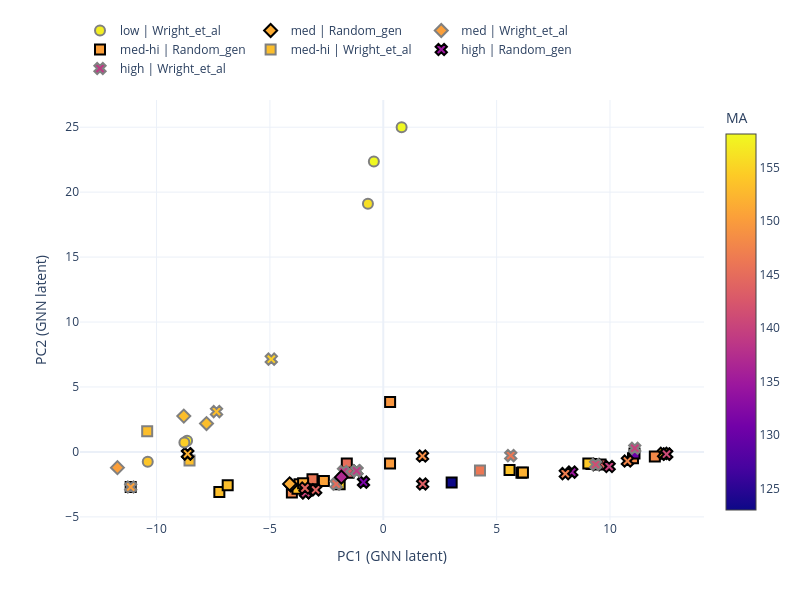

Source (notebook cell):
### Code cell
pca_plot_cont(plot_df_ss, 'MA', model_name, save_name=save_name+"_ss", save=save)

### Figure 1 — Plotly figure (JSON) as saved in the notebook; plotly's stock layout.template omitted (floating-point values rounded to 4 significant figures; data arrays with more than 128 entries replaced by an {"elided": "..."} marker saying what was removed)
{"data": [{"customdata": {"elided": "24x7 mixed values"}, "hovertemplate": "Comp: %{customdata[0]}<br>RA: %{customdata[1]}<br>RB: %{customdata[2]}<br>MA: %{customdata[3]}<br>MB: %{customdata[4]}<br>Entropy_conf: %{customdata[5]}<br>TC: %{customdata[6]}", "legendrank": 3, "marker": {"cmax": 158.2, "cmin": 123.0, "color": [150.4, 153.3, 153.2, 151.0, 154.9, 148.1, 146.1, 147.7, 145.2, 150.7, 148.2, 153.4, 149.4, 130.1, 149.9, 142.7, 145.0, 151.9, 123.0, 151.2, 154.1, 150.6, 153.6, 143.9], "colorbar": {"title": {"text": "MA"}}, "colorscale": [[0, "#0d0887"], [0.1111, "#46039f"], [0.2222, "#7201a8"], [0.3333, "#9c179e"], [0.4444, "#bd3786"], [0.5556, "#d8576b"], [0.6667, "#ed7953"], [0.7778, "#fb9f3a"], [0.8889, "#fdca26"], [1, "#f0f921"]], "line": {"color": "black", "width": 2}, "size": 10, "symbol": "square"}, "mode": "markers", "name": "med-hi | Random_gen", "showlegend": true, "type": "scatter", "x": [-11.14, -7.23, -6.862, 6.096, -1.923, 11.98, -3.123, -4.031, -1.609, -3.695, 11.01, -3.784, 0.3014, 11.08, 0.2984, -1.532, 9.182, 6.161, 3.016, -3.536, 9.045, -2.619, 5.569, 9.583], "y": [-2.702, -3.092, -2.557, -1.607, -2.482, -0.3543, -2.103, -3.121, -0.8901, -2.48, -0.4934, -2.841, 3.841, -0.1194, -0.884, -1.594, -0.9225, -1.582, -2.347, -2.406, -0.8918, -2.246, -1.398, -0.9592]}, {"customdata": [["(Sm1/3Gd1/3Eu1/3)2(Zr1/2Hf1/2)2O7", 1.066, 0.715, 153.2, 134.9, 1.8, 1.97], ["(Sm1/3Gd1/3Eu1/3)2(Zr1/12Hf1/12Sn1/12Ti3/4)2O7", 1.066, 0.6304, 153.2, 68.27, 1.931, 1.9], ["(La1/7Nd1/7Sm1/7Gd1/7Eu1/7Pr1/7Ce1/7)2(Zr1/2Hf1/2)2O7", 1.081, 0.715, 146.2, 134.9, 2.57, 1.97]], "hovertemplate": "Comp: %{customdata[0]}<br>RA: %{customdata[1]}<br>RB: %{customdata[2]}<br>MA: %{customdata[3]}<br>MB: %{customdata[4]}<br>Entropy_conf: %{customdata[5]}<br>TC: %{customdata[6]}", "legendrank": 3, "marker": {"cmax": 158.2, "cmin": 123.0, "color": [153.2, 153.2, 146.2], "colorscale": [[0, "#0d0887"], [0.1111, "#46039f"], [0.2222, "#7201a8"], [0.3333, "#9c179e"], [0.4444, "#bd3786"], [0.5556, "#d8576b"], [0.6667, "#ed7953"], [0.7778, "#fb9f3a"], [0.8889, "#fdca26"], [1, "#f0f921"]], "line": {"color": "gray", "width": 2}, "size": 10, "symbol": "square"}, "mode": "markers", "name": "med-hi | Wright_et_al", "showlegend": true, "type": "scatter", "x": [-8.546, -10.41, 4.265], "y": [-0.6542, 1.591, -1.424]}, {"customdata": {"elided": "19x7 mixed values"}, "hovertemplate": "Comp: %{customdata[0]}<br>RA: %{customdata[1]}<br>RB: %{customdata[2]}<br>MA: %{customdata[3]}<br>MB: %{customdata[4]}<br>Entropy_conf: %{customdata[5]}<br>TC: %{customdata[6]}", "legendrank": 4, "marker": {"cmax": 158.2, "cmin": 123.0, "color": [134.8, 140.9, 143.5, 152.8, 140.1, 140.9, 140.1, 147.0, 138.9, 140.1, 144.0, 140.0, 154.3, 131.5, 152.0, 148.4, 147.8, 152.0, 144.2], "colorscale": [[0, "#0d0887"], [0.1111, "#46039f"], [0.2222, "#7201a8"], [0.3333, "#9c179e"], [0.4444, "#bd3786"], [0.5556, "#d8576b"], [0.6667, "#ed7953"], [0.7778, "#fb9f3a"], [0.8889, "#fdca26"], [1, "#f0f921"]], "line": {"color": "black", "width": 2}, "size": 10, "symbol": "x"}, "mode": "markers", "name": "high | Random_gen", "showlegend": true, "type": "scatter", "x": [8.314, 12.49, 1.737, 12.37, -3.421, 12.49, -3.421, 8.03, -1.173, -3.421, -2.98, 9.964, 9.397, -0.8724, -8.631, 1.729, 10.77, -8.631, -3.453], "y": [-1.553, -0.1722, -2.469, -0.112, -3.143, -0.1722, -3.143, -1.675, -1.456, -3.143, -2.923, -1.125, -0.9741, -2.327, -0.1495, -0.3176, -0.7024, -0.1495, -2.779]}, {"customdata": [["La2Zr2O7", 1.16, 0.72, 138.9, 91.22, 0.1713, 2.14], ["Sm2Zr2O7", 1.079, 0.72, 150.4, 91.22, 0.1713, 2.04], ["La2(Zr1/2Hf1/2)2O7", 1.16, 0.715, 138.9, 134.9, 0.8014, 2.29], ["(La1/2Pr1/2)2(Zr1/3Hf1/3Sn1/3)2O7", 1.06, 0.7067, 139.9, 129.5, 1.8, 2.24], ["(Gd1/2Eu1/2)2(Zr1/3Hf1/3Sn1/3)2O7", 1.06, 0.7067, 154.6, 129.5, 1.8, 2.24], ["(La1/3Nd1/3Pr1/3)2(Zr1/2Hf1/2)2O7", 1.076, 0.715, 141.4, 134.9, 1.8, 2.16], ["(Sm1/3Gd1/3Eu1/3)2(Zr1/3Hf1/3Sn1/3)2O7", 1.066, 0.7067, 153.2, 129.5, 2.169, 2.21], ["(La1/5Nd1/5Sm1/5Eu1/5Ce1/5)2Zr2O7", 1.111, 0.72, 145.1, 91.22, 1.634, 2.06], ["(La1/7Nd1/7Sm1/7Gd1/7Eu1/7Pr1/7Ce1/7)2(Zr1/3Hf1/3Sn1/3)2O7", 1.081, 0.7067, 146.2, 129.5, 2.939, 2.02]], "hovertemplate": "Comp: %{customdata[0]}<br>RA: %{customdata[1]}<br>RB: %{customdata[2]}<br>MA: %{customdata[3]}<br>MB: %{customdata[4]}<br>Entropy_conf: %{customdata[5]}<br>TC: %{customdata[6]}", "legendrank": 4, "marker": {"cmax": 158.2, "cmin": 123.0, "color": [138.9, 150.4, 138.9, 139.9, 154.6, 141.4, 153.2, 145.1, 146.2], "colorscale": [[0, "#0d0887"], [0.1111, "#46039f"], [0.2222, "#7201a8"], [0.3333, "#9c179e"], [0.4444, "#bd3786"], [0.5556, "#d8576b"], [0.6667, "#ed7953"], [0.7778, "#fb9f3a"], [0.8889, "#fdca26"], [1, "#f0f921"]], "line": {"color": "gray", "width": 2}, "size": 10, "symbol": "x"}, "mode": "markers", "name": "high | Wright_et_al", "showlegend": true, "type": "scatter", "x": [-1.173, -11.14, -1.754, 11.09, -4.94, 9.365, -7.356, -2.077, 5.622], "y": [-1.456, -2.702, -1.508, 0.2856, 7.141, -0.9682, 3.107, -2.475, -0.2838]}, {"customdata": [["*Gd1.33Ce0.67Zr2.00O7.00", 1.083, 0.72, 151.5, 91.22, 0.7499, 1.771], ["*Gd1.33Ce0.67Zr2.00O7.00", 1.083, 0.72, 151.5, 91.22, 0.7499, 1.773], ["*La0.56Gd1.00Y0.44Zr2.00O7.00", 1.075, 0.72, 137.0, 91.22, 1.114, 1.798]], "hovertemplate": "Comp: %{customdata[0]}<br>RA: %{customdata[1]}<br>RB: %{customdata[2]}<br>MA: %{customdata[3]}<br>MB: %{customdata[4]}<br>Entropy_conf: %{customdata[5]}<br>TC: %{customdata[6]}", "legendrank": 2, "marker": {"cmax": 158.2, "cmin": 123.0, "color": [151.5, 151.5, 137.0], "colorscale": [[0, "#0d0887"], [0.1111, "#46039f"], [0.2222, "#7201a8"], [0.3333, "#9c179e"], [0.4444, "#bd3786"], [0.5556, "#d8576b"], [0.6667, "#ed7953"], [0.7778, "#fb9f3a"], [0.8889, "#fdca26"], [1, "#f0f921"]], "line": {"color": "black", "width": 2}, "size": 10, "symbol": "diamond"}, "mode": "markers", "name": "med | Random_gen", "showlegend": true, "type": "scatter", "x": [-4.077, -4.131, -1.846], "y": [-2.551, -2.46, -1.94]}, {"customdata": [["Sm2(Zr1/4Hf1/4Sn1/4Ti1/4)2O7", 1.079, 0.6813, 150.4, 109.1, 1.432, 1.73], ["(Sm1/3Gd1/3Eu1/3)2(Zr1/4Hf1/4Sn1/4Ti1/4)2O7", 1.066, 0.6813, 153.2, 109.1, 2.43, 1.67], ["(Sm1/3Gd1/3Eu1/3)2(Zr1/6Hf1/6Sn1/6Ti1/2)2O7", 1.066, 0.6558, 153.2, 88.67, 2.3, 1.71]], "hovertemplate": "Comp: %{customdata[0]}<br>RA: %{customdata[1]}<br>RB: %{customdata[2]}<br>MA: %{customdata[3]}<br>MB: %{customdata[4]}<br>Entropy_conf: %{customdata[5]}<br>TC: %{customdata[6]}", "legendrank": 2, "marker": {"cmax": 158.2, "cmin": 123.0, "color": [150.4, 153.2, 153.2], "colorscale": [[0, "#0d0887"], [0.1111, "#46039f"], [0.2222, "#7201a8"], [0.3333, "#9c179e"], [0.4444, "#bd3786"], [0.5556, "#d8576b"], [0.6667, "#ed7953"], [0.7778, "#fb9f3a"], [0.8889, "#fdca26"], [1, "#f0f921"]], "line": {"color": "gray", "width": 2}, "size": 10, "symbol": "diamond"}, "mode": "markers", "name": "med | Wright_et_al", "showlegend": true, "type": "scatter", "x": [-11.73, -7.797, -8.799], "y": [-1.212, 2.185, 2.759]}, {"customdata": [["Gd2(Zr1/4Hf1/4Sn1/4Ti1/4)2O7", 1.053, 0.6813, 157.2, 109.1, 1.432, 1.58], ["(Sm1/2Gd1/2)2(Zr1/3Hf1/3Ti1/3)2O7", 1.066, 0.6783, 153.8, 105.9, 1.8, 1.47], ["(Gd1/2Eu1/2)2(Zr1/3Hf1/3Ti1/3)2O7", 1.06, 0.6783, 154.6, 105.9, 1.8, 1.52], ["(Sm1/4Gd1/4Eu1/4Yb1/4)2(Zr1/4Hf1/4Sn1/4Ti1/4)2O7", 1.046, 0.6813, 158.2, 109.1, 2.692, 1.45], ["(Sm1/4Gd1/4Eu1/4Yb1/4)2(Zr1/4Hf1/4Ti1/2)2O7", 1.046, 0.66, 158.2, 91.36, 2.377, 1.36], ["(Sm3/4Yb1/4)2(Zr1/2Ti1/2)2O7", 1.056, 0.6625, 156.0, 69.55, 1.313, 1.4]], "hovertemplate": "Comp: %{customdata[0]}<br>RA: %{customdata[1]}<br>RB: %{customdata[2]}<br>MA: %{customdata[3]}<br>MB: %{customdata[4]}<br>Entropy_conf: %{customdata[5]}<br>TC: %{customdata[6]}", "legendrank": 1, "marker": {"cmax": 158.2, "cmin": 123.0, "color": [157.2, 153.8, 154.6, 158.2, 158.2, 156.0], "colorscale": [[0, "#0d0887"], [0.1111, "#46039f"], [0.2222, "#7201a8"], [0.3333, "#9c179e"], [0.4444, "#bd3786"], [0.5556, "#d8576b"], [0.6667, "#ed7953"], [0.7778, "#fb9f3a"], [0.8889, "#fdca26"], [1, "#f0f921"]], "line": {"color": "gray", "width": 2}, "size": 10, "symbol": "circle"}, "mode": "markers", "name": "low | Wright_et_al", "showlegend": true, "type": "scatter", "x": [-8.654, -10.39, -8.772, 0.8089, -0.4152, -0.6771], "y": [0.8639, -0.7593, 0.7206, 25.0, 22.36, 19.11]}], "layout": {"height": 600, "legend": {"orientation": "h", "y": 1.2}, "width": 800, "xaxis": {"title": {"text": "PC1 (GNN latent)"}}, "yaxis": {"title": {"text": "PC2 (GNN latent)"}}}}
